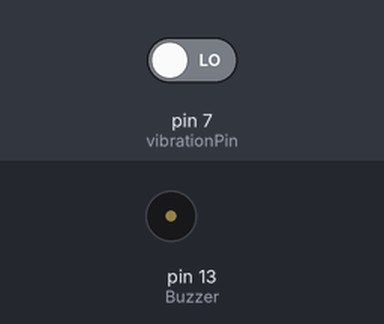
This sketch was run on a simulated Arduino Uno, built with avr-gcc and run on an emulated ATmega328P. Parts: buzzer (waves = sounding, pin HIGH). The inputs (shaded band) are chosen by the test bench; at power-on: pin 7 (vibrationPin) LOW.

Above: at 1.2 s.
1.3 s: pin 7 (vibrationPin) driven HIGH
At 1.7 s:
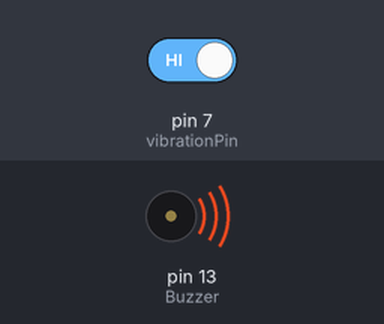
4.3 s: pin 7 (vibrationPin) driven LOW
At 5.2 s:
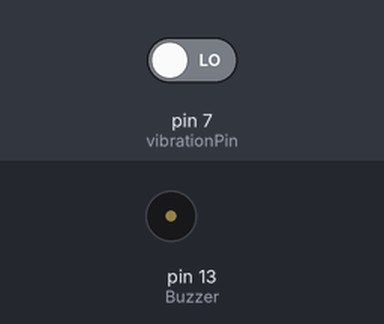
Timing chart, 0 to 7.3 s (numbered marks = the images above; inputs shaded):
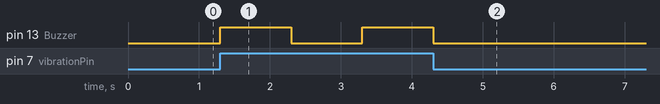

The sketch:

earthquake.ino
```cpp
int vibrationPin=7;
int Buzzer=13;
void setup() {
  pinMode(vibrationPin,INPUT);
  pinMode(Buzzer,OUTPUT);
}

void loop() {
  int val;
  val=digitalRead(vibrationPin);
  if(val==1)
  {
    digitalWrite(Buzzer,HIGH);
    delay(1000);
    digitalWrite(Buzzer,LOW);
    delay(1000);
   }
   else
   digitalWrite(Buzzer,LOW);
}
```

Measured:
- after the input at 1.3 s, pin 13 (Buzzer): LOW → HIGH at once, → LOW 1.0 s later, → HIGH 1.0 s later
- after the input at 4.3 s, pin 13 (Buzzer): goes on until 4.3 s, then stays LOW
